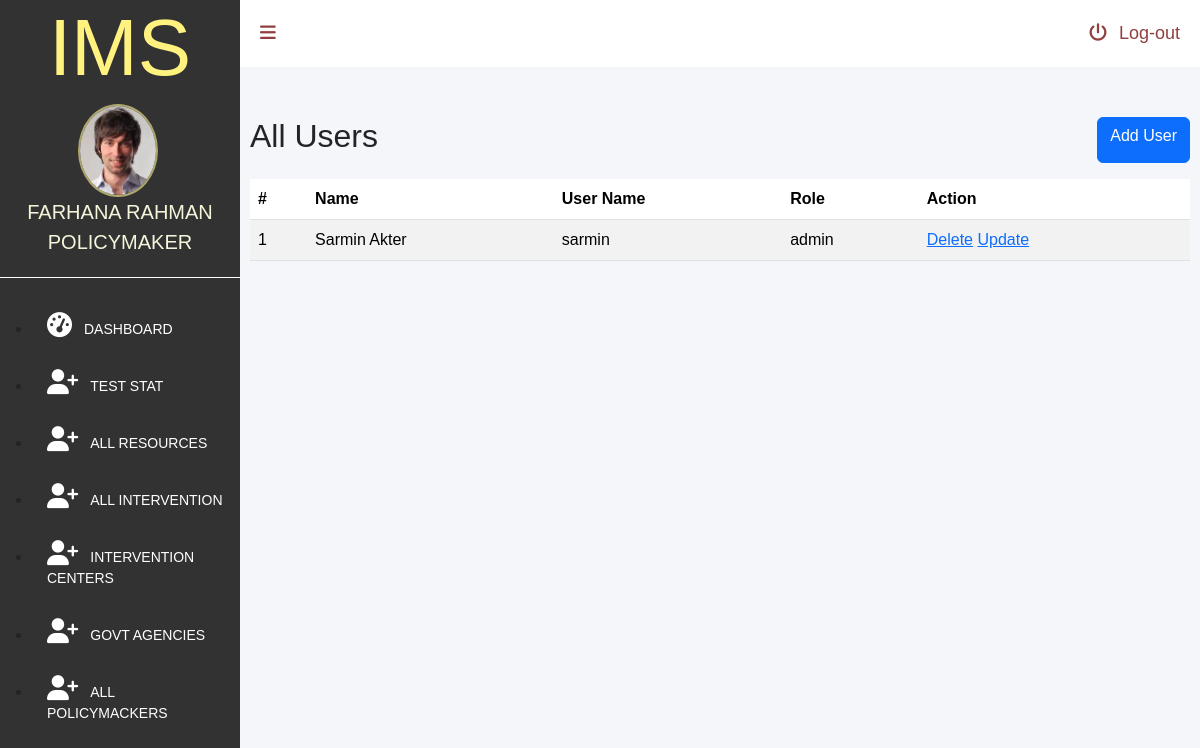
The page /admin/all-users.php (signed in) on the database its author committed.
### tables this page shows
CREATE TABLE `policymakers_t`  (
  `policymakerID` char(5) NOT NULL,
  `policymakerName` varchar(255) NULL DEFAULT NULL,
  `policymakerEmail` varchar(25) NULL DEFAULT NULL,
  `policymakerContact` varchar(13) NULL DEFAULT NULL,
  `policymakerGroup` varchar(255) NULL DEFAULT NULL,
  `policymakerPassword` varchar(255) NULL DEFAULT NULL,
  `role` varchar(255) NULL DEFAULT NULL,
  PRIMARY KEY (`policymakerID`) USING BTREE
);

CREATE TABLE `users`  (
  `userId` int(11) NOT NULL AUTO_INCREMENT,
  `name` varchar(255) NULL DEFAULT NULL,
  `username` varchar(255) NULL DEFAULT NULL,
  `role` varchar(255) NULL DEFAULT NULL,
  `password` varchar(255) NULL DEFAULT NULL,
  `email` varchar(255) NULL DEFAULT NULL,
  PRIMARY KEY (`userId`) USING BTREE
);

### admin/all-users.php (the view, shortened to what this page needs)
<?php
  require_once '../lib/database.php';
 ?>
<!DOCTYPE html>
<html lang="en">
<head>
    <link href="https://cdn.jsdelivr.net/npm/bootstrap@5.3.3/dist/css/bootstrap.min.css" rel="stylesheet">
    <link rel="stylesheet" href="dashboard.css">
</head>
<body>
<div id="dashboardMainContainer">
    <?php include('partials/sidebar.php')?>
     <div class="dashboard_content_container" id="dashboard_content_container">
        <?php include('partials/topnav.php')?>
        <div class="dashboard_content">
              <div class="d-flex justify-content-between pb-3">
                <h2>All Users</h2>
                <a class=" btn btn-primary" href="add-user.php">Add User</a>
              </div>
              <table class="table table-striped">
              <thead>
                  <tr>
                      <th>#</th>
                      <th>Name</th>
                      <th>User Name</th>
                      <th>Role</th>
                      <th>Action</th>
                  </tr>
              </thead>
              <tbody>
                <?php
                  $sql = "SELECT * FROM users";
                  $result = $conn->query($sql);
                  if ($result->num_rows > 0) {
                    $i = 0;
                    while($row = $result->fetch_assoc()) {
                    $i++;
                    ?>
                    <tr>
                      <td><?php echo $i; ?></td>
                      <td><?=$row["name"]; ?></td>
                      <td><?=$row["username"]; ?></td>
                      <td><?=$row["role"]; ?></td>
                      <td>
                        <a href='../admin/delete-user.php?statusId=<?=$row["userId"]; ?>'>Delete</a>
                        <a href='../admin/update-user.php?statusId=<?=$row["userId"]; ?>'>Update</a>
                      </td>
                    </tr>
                    <?php
                    }
                  } else {
                      echo "0 results";
                  }
                 ?>
              </tbody>
            </table>
        </div>
       </div>
    </div>
</body>
</html>

### admin/partials/sidebar.php (shortened to what this page needs)
<?php
require_once '../lib/database.php';
if(isset($_SESSION['userId'])) {
    $userId = $_SESSION['userId'];
    $ustmt = $conn->prepare("SELECT * FROM `users` WHERE userId = ?");
    $ustmt->bind_param("s", $userId);
    $ustmt->execute();
    $allUsersResult = $ustmt->get_result();
    if($allUsersResult === false) {
        die("Error executing query: " . $ustmt->error);
    }
    $allUsers = $allUsersResult->fetch_all(MYSQLI_ASSOC)[0];
}elseif (isset($_SESSION['policymakerID'])) {
   $policymakerID = $_SESSION['policymakerID'];
    $pstmt = $conn->prepare("SELECT * FROM `policymakers_t` WHERE policymakerID = ?");
    $pstmt->bind_param("s", $policymakerID);
    $pstmt->execute();
    $allPolicymakersResult = $pstmt->get_result();
    $allPolicymakers = $allPolicymakersResult->fetch_all(MYSQLI_ASSOC)[0];
} else {
    header("Location: login.php");
    exit();
}
?>
<div class="dashboard_sidebar" id="dashboard_sidebar">
            <h3 class="dashboard_logo" id="dashboard_logo">IMS</h3>
             <div class="dashboard_sidebar_user" >
              <img src="userimage.jpg" alt="User image."  id="userimage">
              <?php
                    $userName = "";
                    $role = "";
                    if (isset($allUsers["name"])) {
                        $userName = $allUsers["name"];
                        $role = $allUsers["role"];
                    }elseif (isset($allPolicymakers["policymakerName"])) {
                       $userName =$allPolicymakers["policymakerName"];
                       $role =$allPolicymakers["role"];
                    }elseif (isset($allIntervention["centreName"])) {
                       $userName =$allIntervention["centreName"];
                       $role =$allIntervention["role"];
                    }elseif (isset($allAgencies["agencyName"])) {
                        $userName =$allAgencies["agencyName"];
                        $role = "Govt Agency";
                     }
                ?>
              <span>
                <?=$userName;?>
               </span>
               <span>
                   <?=$role;?>
               </span>
            </div>
            <div class="dashboard_sidebar_menus">
                <ul class="dashboard_menus_lists" >
                    <li >
                        <a href="./dashboard.php" ><i class="fa fa-dashboard"></i><span class="menuText">Dashboard</span></a>
                    </li>
                    <?php
                        if (!isset($_SESSION['userId'])) {
                        ?>
                    <li>
                        <a href="test-stat.php" ><i class="fa fa-user-plus"></i><span class="menuText">Test Stat</span></a>
                    </li>
                    <?php } ?>
                    <?php
                        if ((isset($allUsers['role']) && $allUsers['role'] == 'admin') || (isset($allIntervention['role']) && $allIntervention['role'] == 'intervention') || (isset($allPolicymakers['role']) && $allPolicymakers['role'] == 'policymaker') || (isset($allAgencies['role']) && $allAgencies['role'] == 'ageny')) {
                     ?>
                    <li>
                        <a href="all-resources.php" ><i class="fa fa-user-plus"></i><span class="menuText">All Resources</span></a>
                    </li>
                    <li>
                        <a href="all-intervention.php" ><i class="fa fa-user-plus"></i><span class="menuText">All Intervention</span></a>
                    </li>
                    <li>
                       <a href="intervention-centers.php" ><i class="fa fa-user-plus"></i><span class="menuText">Intervention Centers</span></a>
                    </li>
                    <li>
                       <a href="gov-agencies.php" ><i class="fa fa-user-plus"></i><span class="menuText">Govt Agencies</span></a>
                    </li>
                    <?php
                    }
                        if ((isset($allUsers['role']) && $allUsers['role'] == 'admin') || (isset($allPolicymakers['role']) && $allPolicymakers['role'] == 'policymaker')) {
                     ?>
                    <li>
                        <a href="policymacker.php" ><i class="fa fa-user-plus"></i><span class="menuText">All Policymackers</span></a>
                    </li>
                    <?php
                    }
                     ?>
                </ul>
            </div>
        </div>

### admin/dashboard.css (style rules this page uses)
* { font-family: 'Poppins', sans-serif; margin:0; padding:0; box-sizing: border-box; outline: none; text-decoration: none; }
#dashboardMainContainer { display: flex; flex-direction: row; }
div.dashboard_sidebar { width:20%; background: #323232; height:150vh ; }
div.dashboard_content_container { width:80%; background: #f4f6f9; }
h3.dashboard_logo { color: #fff27f; font-size: 80px; text-align: center; }
div.dashboard_sidebar_user { text-align:center; position: relative; padding-bottom:20px ; border-bottom: 1px solid #fff }
div.dashboard_sidebar_user img { width:80px; display: inline-block; border-radius: 50%; border:2px solid #aea76b; margin-right: 5px; vertical-align: middle; }
div.dashboard_sidebar_user span { top: 20%; font-size: 20px; text-transform:uppercase; color:beige; display: inline-block; }
ul.dashboard_menus_lists { margin-top: 20px; }
ul.dashboard_menus_lists li { padding: 15px 15px; text-transform: uppercase; }
ul.dashboard_menus_lists li a { text-decoration: none; color: #fff; font-size: 14px; display: block; }
ul.dashboard_menus_lists li a i { font-size: 25px; }
.fa { padding-right: 12px; }
div.dashboard_content { padding: 50px 10px 10px 10px; }

### rows shown on the page
policymakers_t: policymakerName "FARHANA RAHMAN", role "POLICYMAKER"
users: name "Sarmin Akter", username "sarmin", role "admin"
